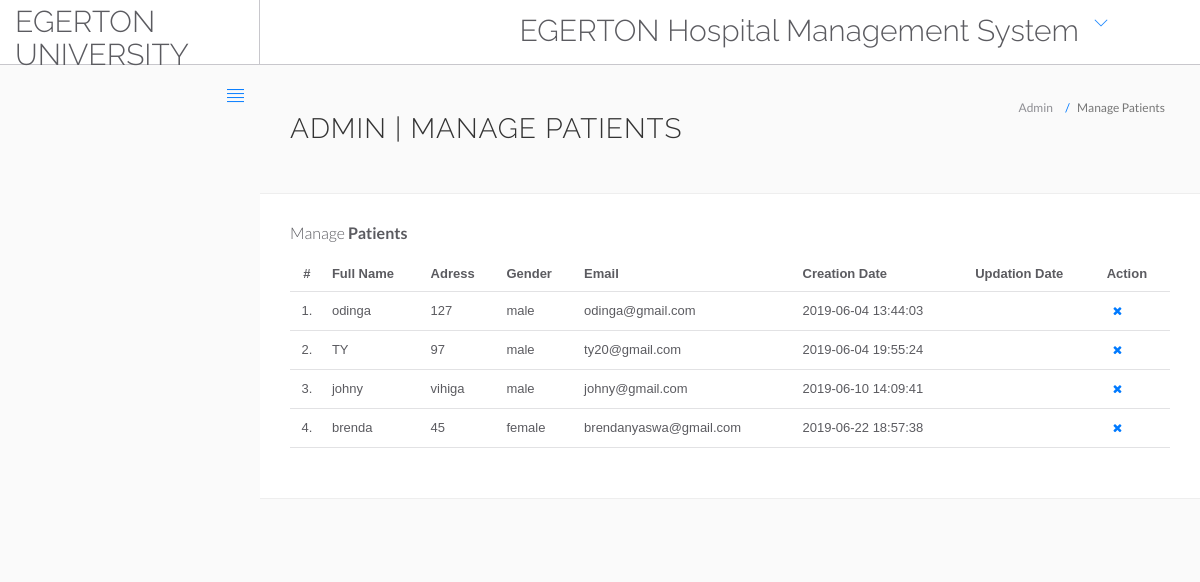
The page /managePatient.php on the database its author committed.
### tables this page shows
CREATE TABLE `Patient` (
  `id` int(11) NOT NULL,
  `fullname` varchar(200) NOT NULL,
  `address` text NOT NULL,
  `gender` varchar(50) NOT NULL,
  `email` varchar(100) NOT NULL,
  `password` varchar(100) NOT NULL,
  `regdate` timestamp NOT NULL DEFAULT CURRENT_TIMESTAMP ON UPDATE CURRENT_TIMESTAMP,
  `updationdate` varchar(100) NOT NULL,
  `age` varchar(100) NOT NULL,
  `studentstatus` int(11) NOT NULL,
  `salt` varchar(200) NOT NULL,
  `city` varchar(100) NOT NULL
);

### managePatient.php (the view, shortened to what this page needs)
<?php
$db = Db::getInstance();
?>
<!DOCTYPE html>
<html lang="en">
	<head>
		<link rel="stylesheet" href="vendor/bootstrap/css/bootstrap.min.css">
		<link rel="stylesheet" href="vendor/fontawesome/css/font-awesome.min.css">
		<link rel="stylesheet" href="vendor/themify-icons/themify-icons.min.css">
		<link href="vendor/animate.css/animate.min.css" rel="stylesheet" media="screen">
		<link href="vendor/perfect-scrollbar/perfect-scrollbar.min.css" rel="stylesheet" media="screen">
		<link href="vendor/switchery/switchery.min.css" rel="stylesheet" media="screen">
		<link href="vendor/bootstrap-touchspin/jquery.bootstrap-touchspin.min.css" rel="stylesheet" media="screen">
		<link href="vendor/select2/select2.min.css" rel="stylesheet" media="screen">
		<link href="vendor/bootstrap-datepicker/bootstrap-datepicker3.standalone.min.css" rel="stylesheet" media="screen">
		<link href="vendor/bootstrap-timepicker/bootstrap-timepicker.min.css" rel="stylesheet" media="screen">
		<link rel="stylesheet" href="assets/css/styles.css">
		<link rel="stylesheet" href="assets/css/plugins.css">
		<link rel="stylesheet" href="assets/css/themes/theme-1.css" id="skin_color" />
	</head>
	<body>
		<div id="app">
			<div class="app-content">
						<?php include('include/header2.php');?>
				<div class="main-content" >
					<div class="wrap-content container" id="container">
						<section id="page-title">
							<div class="row">
								<div class="col-sm-8">
									<h1 class="mainTitle">Admin | Manage Patients</h1>
																	</div>
								<ol class="breadcrumb">
									<li>
										<span>Admin</span>
									</li>
									<li class="active">
										<span>Manage Patients</span>
									</li>
								</ol>
							</div>
						</section>
						<div class="container-fluid container-fullw bg-white">
									<div class="row">
								<div class="col-md-12">
									<h5 class="over-title margin-bottom-15">Manage <span class="text-bold">Patients</span></h5>
									<table class="table table-hover" id="sample-table-1">
										<thead>
											<tr>
												<th class="center">#</th>
												<th>Full Name</th>
												<th class="hidden-xs">Adress</th>
												<th>Gender </th>
												<th>Email </th>
												<th>Creation Date </th>
												<th>Updation Date </th>
												<th>Action</th>
											</tr>
										</thead>
										<tbody>
<?php
$res = $db->getPDO();
$sql=$res->prepare("select * from Patient");
$sql->execute();
$cnt=1;
while($row=$sql->fetch(PDO::FETCH_ASSOC))
{
?>
											<tr>
												<td class="center"><?php echo $cnt;?>.</td>
												<td class="hidden-xs"><?php echo $row['fullname'];?></td>
												<td><?php echo $row['address'];?></td>
												<td><?php echo $row['gender'];?></td>
												<td><?php echo $row['email'];?></td>
												<td><?php echo $row['regdate'];?></td>
												<td><?php echo $row['updationdate'];?>
												</td>
												<td >
												<div class="visible-md visible-lg hidden-sm hidden-xs">
	<a href="managePatient.php?id=<?php echo base64_encode($row['id'])?>&del=delete" onClick="return confirm('Are you sure you want to delete?')"class="btn btn-transparent btn-xs tooltips" tooltip-placement="top" tooltip="Remove"><i class="fa fa-times fa fa-white"></i></a>
												</div>
												</td>
											</tr>
											<?php
$cnt=$cnt+1;
											 }?>
										</tbody>
									</table>
								</div>
							</div>
								</div>
							</div>
						</div>
					</div>
				</div>
	</body>
</html>

### assets/css/themes/theme-1.css (style rules this page uses)
body { background: #FAFAFA; }

### rows shown on the page
patient: fullname "odinga", address "127", gender "male", email "odinga@gmail.com", regdate "2019-06-04 13:44:03"
patient: fullname "TY", address "97", gender "male", email "ty20@gmail.com", regdate "2019-06-04 19:55:24"
patient: fullname "johny", address "vihiga", gender "male", email "johny@gmail.com", regdate "2019-06-10 14:09:41"
patient: fullname "brenda", address "45", gender "female", email "brendanyaswa@gmail.com", regdate "2019-06-22 18:57:38"
